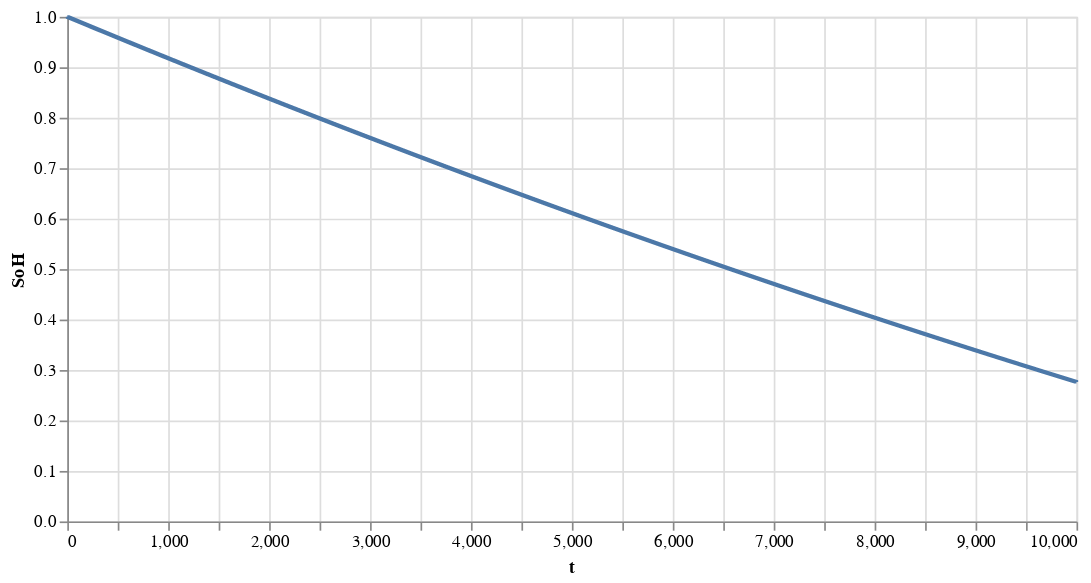

Notebook code cell kept with this figure:
### Code cell
h, t = model.getSolutions(["SoH", "time"])
alt.Chart(pd.DataFrame({"SoH": h, "t": t})).mark_line().encode(
    x = alt.X(field='t', type='quantitative'),
    y = alt.Y(field='SoH', type='quantitative')
).configure_view(height=300, width=600)

### Figure 1 — Vega-Lite specification as saved in the notebook (floating-point values rounded to 4 significant figures; data arrays with more than 128 entries replaced by an {"elided": "..."} marker saying what was removed)
{"config": {"view": {"continuousWidth": 400, "continuousHeight": 300, "height": 300, "width": 600}}, "data": {"name": "data-3864c7664b32db08045b0e22a5c5ecf1"}, "mark": "line", "encoding": {"x": {"type": "quantitative", "field": "t"}, "y": {"type": "quantitative", "field": "SoH"}}, "$schema": "https://vega.github.io/schema/vega-lite/v4.8.1.json", "datasets": {"data-3864c7664b32db08045b0e22a5c5ecf1": {"elided": "20002 records"}}}
